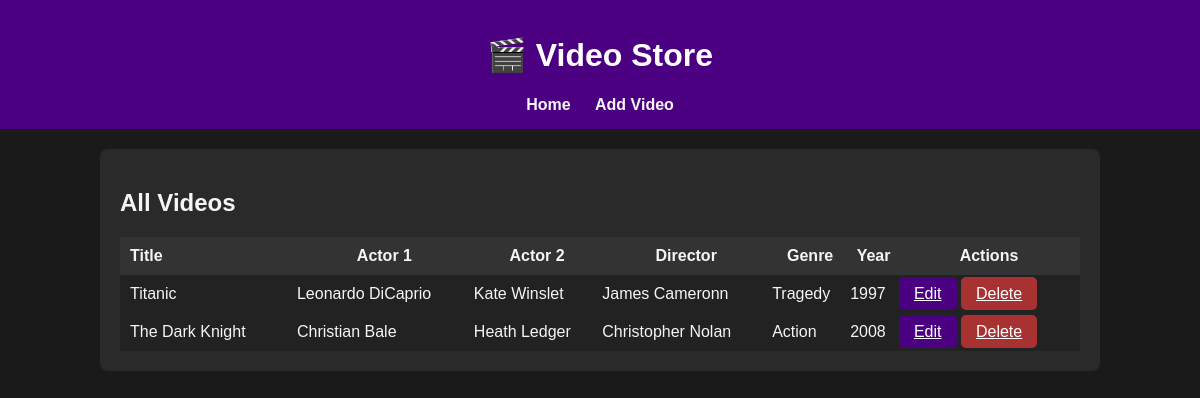
The page / on the database its author committed.
### inventory/models.py (models this page shows, shortened)
class Video(models.Model):
    MovieID = models.AutoField(primary_key=True)
    MovieTitle = models.CharField(max_length=200)
    Actor1Name = models.CharField(max_length=100)
    Actor2Name = models.CharField(max_length=100, blank=True, null=True)
    DirectorName = models.CharField(max_length=100)
    MovieGenre = models.CharField(max_length=50)
    ReleaseYear = models.IntegerField()

### inventory/views.py (the view)
# urls.py: path('', views.list_videos, name='list_videos'),
def list_videos(request):
    videos = Video.objects.all()
    return render(request, 'inventory/list_videos.html', {'videos': videos})

### inventory/templates/inventory/list_videos.html (shortened to what this page needs)
{% extends 'inventory/base.html' %}
{% block content %}
<h2>All Videos</h2>
<table style="width:100%; border-collapse: collapse; margin-top: 15px;">
    <tr style="background-color:#333;">
        <th style="padding:10px; text-align:left;">Title</th>
        <th>Actor 1</th>
        <th>Actor 2</th>
        <th>Director</th>
        <th>Genre</th>
        <th>Year</th>
        <th>Actions</th>
    </tr>
    {% for video in videos %}
    <tr style="background-color:#222;">
        <td style="padding:10px;">{{ video.MovieTitle }}</td>
        <td>{{ video.Actor1Name }}</td>
        <td>
            {% if video.Actor2Name %}
                {{ video.Actor2Name }}
            {% else %}
                -
            {% endif %}
        </td>
        <td>{{ video.DirectorName }}</td>
        <td>{{ video.MovieGenre }}</td>
        <td>{{ video.ReleaseYear }}</td>
        <td>
            <a href="{% url 'edit_video' video.pk %}" class="btn">Edit</a>
            <a href="{% url 'delete_video' video.pk %}" class="btn" style="background:#a83232;">Delete</a>
        </td>
    </tr>
    {% empty %}
    <tr><td colspan="7" style="text-align:center; padding:10px;">No videos found.</td></tr>
    {% endfor %}
</table>
{% endblock %}

### inventory/templates/inventory/base.html (shortened to what this page needs)
<!DOCTYPE html>
<html lang="en">
<head>
</head>
<body>
    <header>
        <h1>🎬 Video Store</h1>
        <nav>
            <a href="{% url 'list_videos' %}">Home</a>
            <a href="{% url 'add_video' %}">Add Video</a>
        </nav>
    </header>
    <div class="container">
        {% block content %}{% endblock %}
    </div>
</body>
</html>

### inventory/templates/inventory/base.html (style rules this page uses)
body { font-family: Arial, sans-serif; background-color: #1a1a1a; color: #f5f5f5; margin: 0; padding: 0; }
header { background-color: #4b0082; padding: 15px; text-align: center; color: white; }
nav a { margin: 0 10px; text-decoration: none; color: #f5f5f5; font-weight: bold; }
.container { width: 80%; margin: 20px auto; background: #2a2a2a; padding: 20px; border-radius: 8px; }
button, .btn { background-color: #4b0082; color: white; border: none; padding: 8px 15px; border-radius: 5px; cursor: pointer; }

### rows shown on the page
Video: MovieTitle "Titanic", Actor1Name "Leonardo DiCaprio", Actor2Name "Kate Winslet", DirectorName "James Cameronn", MovieGenre "Tragedy", ReleaseYear "1997"
Video: MovieTitle "The Dark Knight", Actor1Name "Christian Bale", Actor2Name "Heath Ledger", DirectorName "Christopher Nolan", MovieGenre "Action", ReleaseYear "2008"
